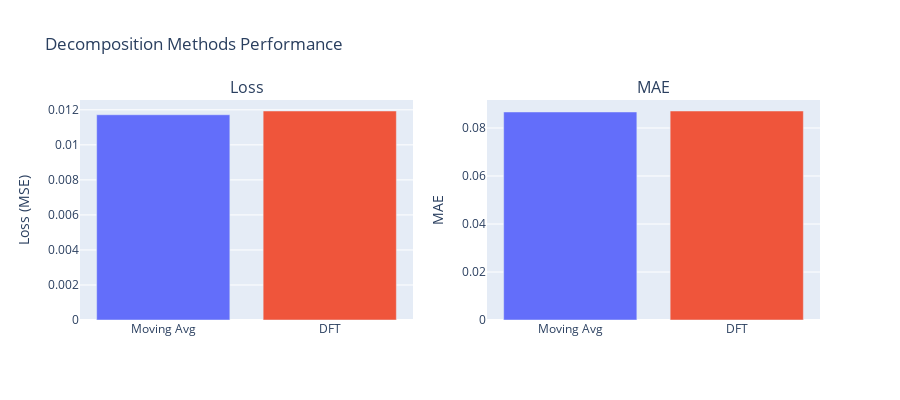

Notebook code for this chart:
### Code cell
# Visualize model comparison using KMRPlotter
metrics_comparison = {
    'Moving Avg': {'Loss': loss_ma, 'MAE': mae_ma},
    'DFT': {'Loss': loss_dft, 'MAE': mae_dft}
}

# Create comparison data for visualization
methods = list(metrics_comparison.keys())
losses = [metrics_comparison[m]['Loss'] for m in methods]
maes = [metrics_comparison[m]['MAE'] for m in methods]

# Use KMRPlotter for performance metrics
import plotly.graph_objects as go
from plotly.subplots import make_subplots

fig = make_subplots(rows=1, cols=2, subplot_titles=('Loss', 'MAE'))
fig.add_trace(go.Bar(x=methods, y=losses, marker_color=['#636EFA', '#EF553B'], showlegend=False, name='Loss'), row=1, col=1)
fig.add_trace(go.Bar(x=methods, y=maes, marker_color=['#636EFA', '#EF553B'], showlegend=False, name='MAE'), row=1, col=2)
fig.update_layout(title='Decomposition Methods Performance', height=400)
fig.update_yaxes(title_text='Loss (MSE)', row=1, col=1)
fig.update_yaxes(title_text='MAE', row=1, col=2)
fig.show()
print('✅ Comparison plots displayed')

### Figure 1 — Plotly figure (JSON) as saved in the notebook; plotly's stock layout.template omitted (floating-point values rounded to 4 significant figures)
{"data": [{"marker": {"color": ["#636EFA", "#EF553B"]}, "name": "Loss", "showlegend": false, "type": "bar", "x": ["Moving Avg", "DFT"], "xaxis": "x", "y": [0.01172, 0.01193], "yaxis": "y"}, {"marker": {"color": ["#636EFA", "#EF553B"]}, "name": "MAE", "showlegend": false, "type": "bar", "x": ["Moving Avg", "DFT"], "xaxis": "x2", "y": [0.08666, 0.08707], "yaxis": "y2"}], "layout": {"annotations": [{"font": {"size": 16}, "showarrow": false, "text": "Loss", "x": 0.225, "xanchor": "center", "xref": "paper", "y": 1, "yanchor": "bottom", "yref": "paper"}, {"font": {"size": 16}, "showarrow": false, "text": "MAE", "x": 0.775, "xanchor": "center", "xref": "paper", "y": 1, "yanchor": "bottom", "yref": "paper"}], "height": 400, "title": {"text": "Decomposition Methods Performance"}, "xaxis": {"anchor": "y", "domain": [0, 0.45]}, "xaxis2": {"anchor": "y2", "domain": [0.55, 1]}, "yaxis": {"anchor": "x", "domain": [0, 1], "title": {"text": "Loss (MSE)"}}, "yaxis2": {"anchor": "x2", "domain": [0, 1], "title": {"text": "MAE"}}}}
